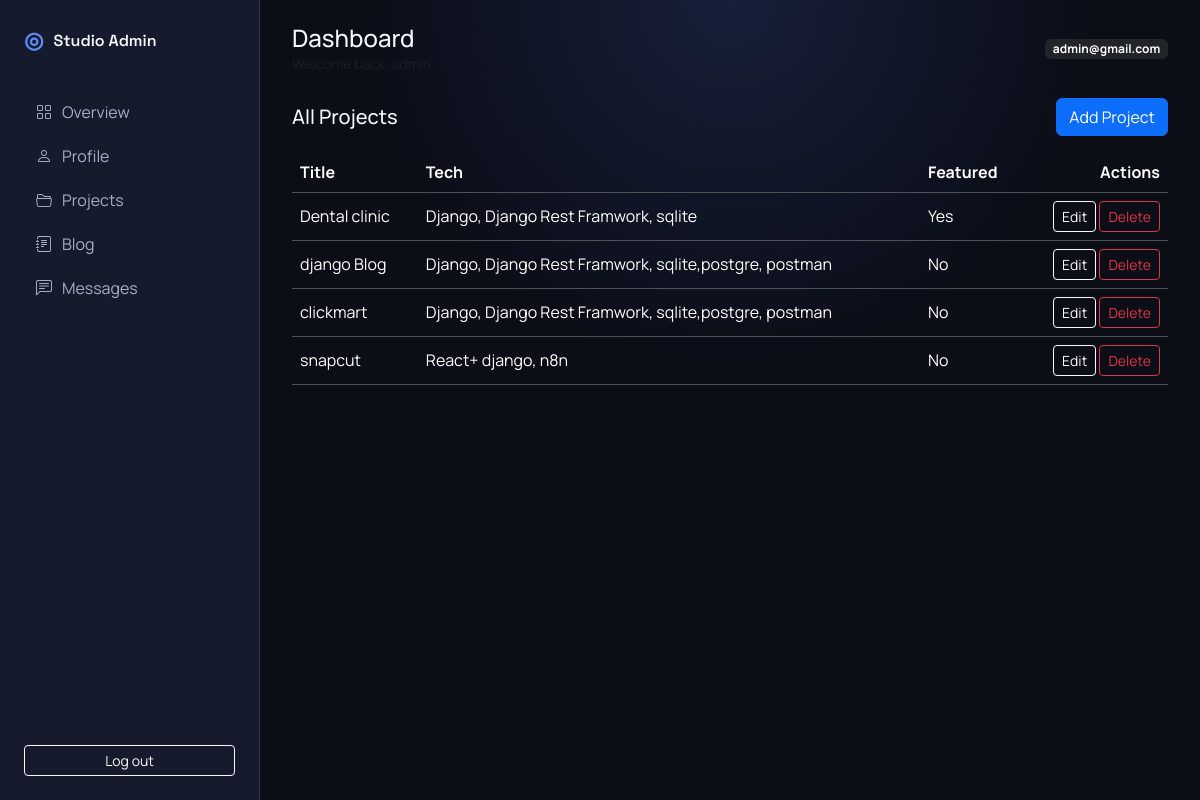
The app's page /dashboard/projects/ (signed in) with its own data.
### portfolio/models.py (models this page shows, shortened)
class Project(models.Model):
    title = models.CharField(max_length=200)
    description = models.TextField()
    image = models.ImageField(upload_to="projects/", blank=True, null=True)
    tech_stack = models.CharField(max_length=240, help_text="Comma-separated tech stack")
    link = models.URLField(blank=True)
    featured = models.BooleanField(default=False)
    created_at = models.DateTimeField(auto_now_add=True)

### admin_dashboard/views.py (the view)
# urls.py: path("projects/", ProjectListView.as_view(), name="projects"),
class ProjectListView(LoginRequiredMixin, ListView):
    model = Project
    template_name = "admin_dashboard/projects/list.html"
    context_object_name = "projects"

### templates/admin_dashboard/projects/list.html (shortened to what this page needs)
{% extends 'admin_dashboard/base.html' %}
{% block content %}
<div class="d-flex justify-content-between align-items-center mb-3">
    <h2 class="h5 mb-0">All Projects</h2>
    <a class="btn btn-primary" href="{% url 'admin_dashboard:project_create' %}">Add Project</a>
</div>
<div class="table-responsive">
    <table class="table table-dark table-hover align-middle">
        <thead>
            <tr>
                <th>Title</th>
                <th>Tech</th>
                <th>Featured</th>
                <th class="text-end">Actions</th>
            </tr>
        </thead>
        <tbody>
            {% for project in projects %}
                <tr>
                    <td>{{ project.title }}</td>
                    <td>{{ project.tech_stack }}</td>
                    <td>{% if project.featured %}Yes{% else %}No{% endif %}</td>
                    <td class="text-end">
                        <a class="btn btn-sm btn-outline-light" href="{% url 'admin_dashboard:project_edit' project.pk %}">Edit</a>
                        <a class="btn btn-sm btn-outline-danger" href="{% url 'admin_dashboard:project_delete' project.pk %}">Delete</a>
                    </td>
                </tr>
            {% empty %}
                <tr><td colspan="4" class="text-muted">No projects yet.</td></tr>
            {% endfor %}
        </tbody>
    </table>
</div>
{% endblock %}

### templates/admin_dashboard/partials/topbar.html
<div class="dashboard-topbar">
    <div>
        <h1 class="h4 mb-0">{% block page_title %}Dashboard{% endblock %}</h1>
        <p class="text-muted small mb-0">Welcome back, {{ request.user.username }}.</p>
    </div>
    <div class="d-flex align-items-center gap-2">
        <span class="badge text-bg-dark">{{ request.user.email|default:'Admin' }}</span>
    </div>
</div>

### static/css/dashboard.css (style rules this page uses)
:root { --dashboard-bg: #0b0d17; --dashboard-surface: #151a2d; --dashboard-card: rgba(255, 255, 255, 0.06); --dashboard-text: #f5f7ff; --dashboard-muted: #a6b0c3; --dashboard-accent: #5b8bff; --dashboard-border: rgba(255, 255, 255, 0.12); }
body.dashboard-body { font-family: "Manrope", sans-serif; background: var(--dashboard-bg); color: var(--dashboard-text); }
.dashboard-topbar { display: flex; justify-content: space-between; align-items: center; padding: 24px 32px 0; }
.table-dark { --bs-table-bg: transparent; --bs-table-striped-bg: rgba(255, 255, 255, 0.03); --bs-table-hover-bg: rgba(255, 255, 255, 0.05); }

### records on screen
Project: title "Dental clinic", tech_stack "Django, Django Rest Framwork, sqlite", featured "Yes"
Project: title "django Blog", tech_stack "Django, Django Rest Framwork, sqlite,postgre, postman", featured "No"
Project: title "clickmart", tech_stack "Django, Django Rest Framwork, sqlite,postgre, postman", featured "No"
Project: title "snapcut", tech_stack "React+ django, n8n", featured "No"

### other values on screen
{{ request.user.email|default:'Admin' }} "admin@gmail.com"
